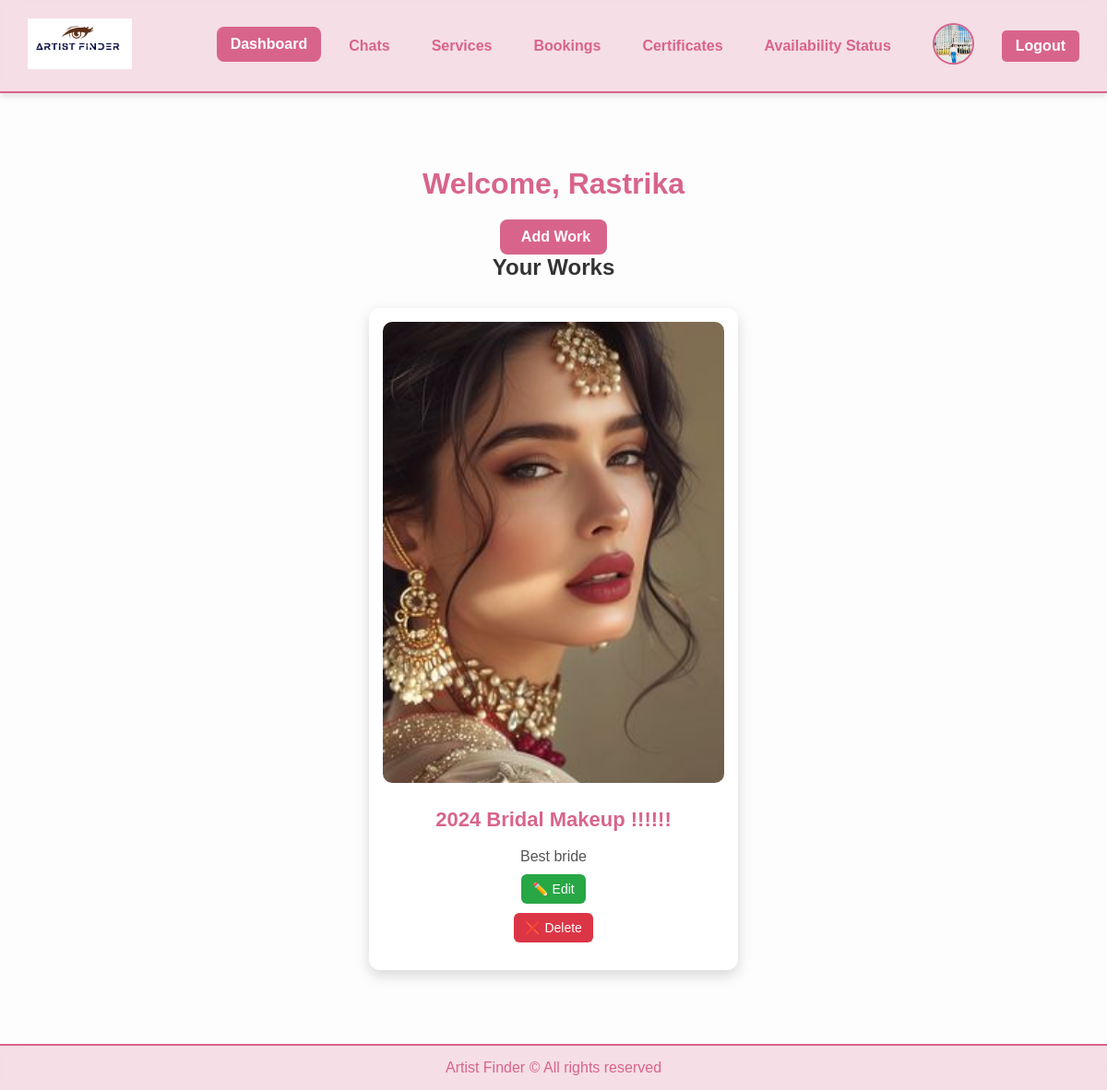
Page /artist-dashboard/ (signed in) on the committed database.
### accounts/models.py (models this page shows, shortened)
class User(AbstractUser):
    username = None  # ✅ Remove username field completely
    email = models.EmailField(unique=True)  # Email as the unique identifier
    phone = models.CharField(max_length=15, unique=True)
    password = models.CharField(max_length=100)
    profile_image = models.ImageField(upload_to="profile_images/", null=True, blank=True)
    is_verified = models.BooleanField(default=False)
    is_artist = models.BooleanField(default=False)
    otp = models.CharField(max_length=6, blank=True, null=True)  # ✅ Stores OTP
    city = models.CharField(max_length=100, null=True, blank=True)
    works_at = models.CharField(max_length=255, null=True, blank=True)
    experience_years = models.IntegerField(default=0, null=True, blank=True)
    training_certificate = models.FileField(upload_to="certificates/", null=True, blank=True)
    is_available = models.BooleanField(default=True)
    USERNAME_FIELD = "email"  # ✅ Login using email instead of username
    REQUIRED_FIELDS = []  # ✅ Don't require username
    objects = CustomUserManager()  # ✅ Use custom manager

class Work(models.Model):
    artist = models.ForeignKey(User, on_delete=models.CASCADE)  # ✅ Reference the corrected User model
    title = models.CharField(max_length=255)
    description = models.TextField(blank=True, null=True)
    image = models.ImageField(upload_to='works/')
    created_at = models.DateTimeField(auto_now_add=True)

### accounts/views.py (the view)
# urls.py: path('artist-dashboard/', views.artist_dashboard, name='artist_dashboard'),
@login_required(login_url='artist_login')
def artist_dashboard(request):
    artist = request.user
    if not artist.is_artist:
        return redirect('artist_login')
    works = Work.objects.filter(artist=artist)
    return render(request, 'accounts/artist_dashboard.html', {'works': works})

### accounts/templates/accounts/artist_dashboard.html (shortened to what this page needs)
{% load static %}
<!DOCTYPE html>
<html lang="en">
<head>
    <link rel="stylesheet" href="{% static 'css/artist_dashboard.css' %}">
</head>
<body>
    <header class="header">
        <div class="logo">
            <img src="{% static 'imagess/logo.png' %}" alt="Artist Finder Logo">
        </div>
        <nav class="navbar">
            <a href="{% url 'artist_dashboard' %}" class="nav-item active">Dashboard</a>
            <a href="{% url 'chat_list' %}" class="nav-item">Chats</a>
            <a href="{% url 'services' %}" class="nav-item">Services</a>
            <a href="{% url 'bookings' %}" class="nav-item">Bookings</a>
            <a href="{% url 'certificates' %}" class="nav-item">Certificates</a>
            <a href="{% url 'availability_status' %}" class="nav-item">Availability Status</a>
            <a href="{% url 'artist_profile' %}" class="nav-item profile-link">
                {% if user.profile_image %}
                    <img src="{{ user.profile_image.url }}" alt="Profile Image" class="profile-img">
                {% else %}
                    <img src="{% static 'images/default_profile.png' %}" alt="Default Profile Image" class="profile-img">
                {% endif %}
            </a>
            <a href="{% url 'artist_logout' %}" class="nav-item logout">Logout</a>
        </nav>
    </header>
    <div class="container">
        <h1>Welcome, {{ user.first_name }}</h1>
        <div class="dashboard-actions">
            <a href="{% url 'add_work' %}" class="btn">
                 Add Work
            </a>
        </div>
        <h2>Your Works</h2>
        {% if works %}
        <div class="works-grid">
            {% for work in works %}
                <div class="card">
                    <img src="{{ work.image.url }}" alt="{{ work.title }}">
                    <div class="card-content">
                        <h3>{{ work.title }}</h3>
                        <p>{{ work.description }}</p>
                        <a href="{% url 'update_work' work.id %}" class="update-btn">✏️ Edit</a>
                        <form id="delete-form-{{ work.id }}" action="{% url 'delete_work' work.id %}" method="POST">
                            <button type="button" class="delete-btn" onclick="confirmDelete('{{ work.id }}')">
                                ❌ Delete
                            </button>
                        </form>
                    </div>
                </div>
            {% endfor %}
        </div>
        {% else %}
            <p class="no-works">No works uploaded yet.</p>
        {% endif %}
    </div>
    <footer class="footer">
        <p>Artist Finder &copy; All rights reserved</p>
    </footer>
</body>
</html>

### accounts/static/css/artist_dashboard.css (style rules this page uses)
* { margin: 0; padding: 0; box-sizing: border-box; font-family: 'Poppins', sans-serif; scroll-behavior: smooth; }
body { background: #fdfdfd; color: #333; min-height: 100vh; display: flex; flex-direction: column; }
.header { display: flex; justify-content: space-between; align-items: center; padding: 15px 30px; background: rgba(216, 100, 140, 0.2); backdrop-filter: blur(10px); border-bottom: 2px solid #D8648C; box-shadow: 0 4px 6px rgba(0, 0, 0, 0.1); }
.logo img { height: 55px; object-fit: contain; transition: transform 0.3s ease-in-out; }
.navbar { display: flex; align-items: center; gap: 15px; }
.nav-item { color: #D8648C; text-decoration: none; font-size: 16px; font-weight: 600; padding: 10px 15px; border-radius: 8px; transition: all 0.3s ease-in-out; }
.nav-item:hover, .nav-item.active { background: #D8648C; color: white; transform: translateY(-2px); }
.profile-link img { width: 45px; height: 45px; border-radius: 50%; border: 2px solid #D8648C; object-fit: cover; transition: transform 0.3s ease-in-out; }
.logout { background: #D8648C; color: white; padding: 8px 15px; border-radius: 5px; transition: all 0.3s; }
.container { max-width: 1200px; margin: 60px auto; padding: 20px; text-align: center; }
h1 { font-size: 32px; font-weight: 600; margin-bottom: 20px; color: #D8648C; }
.works-grid { display: grid; grid-template-columns: repeat(auto-fit, minmax(400px, 1fr)); gap: 30px; margin-top: 30px; justify-content: center; }
.card { background: white; border-radius: 12px; overflow: hidden; transition: transform 0.3s ease-in-out; box-shadow: 0px 6px 15px rgba(0, 0, 0, 0.15); display: flex; flex-direction: column; align-items: center; padding: 15px; }
.card img { width: 100%; height: 400px; object-fit: cover; border-radius: 10px; transition: transform 0.3s ease-in-out; }
.card-content { display: flex; flex-direction: column; align-items: center; gap: 10px; padding: 15px; text-align: center; }
.card h3 { font-size: 22px; color: #D8648C; margin-top: 12px; }
.card p { font-size: 16px; color: #555; margin-top: 8px; }
.footer { background: rgba(216, 100, 140, 0.2); color: #D8648C; text-align: center; padding: 15px; margin-top: auto; border-top: 2px solid #D8648C; backdrop-filter: blur(10px); }
.btn { background: #D8648C; color: white; text-decoration: none; font-size: 16px; font-weight: 600; padding: 10px 18px; border-radius: 8px; display: inline-block; transition: background 0.3s ease-in-out, transform 0.2s; }
.update-btn { background: #28a745; color: white; text-decoration: none; font-size: 14px; padding: 8px 12px; border-radius: 6px; transition: background 0.3s ease-in-out; display: inline-block; }
.delete-btn { background: #dc3545; color: white; font-size: 14px; padding: 8px 12px; border-radius: 6px; border: none; cursor: pointer; transition: background 0.3s ease-in-out; }

### accounts/templates/accounts/artist_dashboard.html (style rules this page uses)
.works-grid { display: grid; grid-template-columns: repeat(auto-fit, minmax(400px, 1fr)); gap: 30px; margin-top: 30px; justify-content: center; }
.card { background: white; border-radius: 12px; overflow: hidden; transition: transform 0.3s ease-in-out; box-shadow: 0px 6px 15px rgba(0, 0, 0, 0.15); display: flex; flex-direction: column; align-items: center; padding: 15px; }
.card img { width: 100%; height: 500px; object-fit: cover; border-radius: 10px; transition: transform 0.3s ease-in-out; }
.card-content { display: flex; flex-direction: column; align-items: center; gap: 10px; padding: 15px; text-align: center; }
.card h3 { font-size: 22px; color: #D8648C; margin-top: 12px; }
.card p { font-size: 16px; color: #555; margin-top: 8px; }

### rows in the picture
User: profile_image (picture), first_name "Rastrika"
Work: image (picture), title "2024 Bridal Makeup !!!!!!", description "Best bride"
